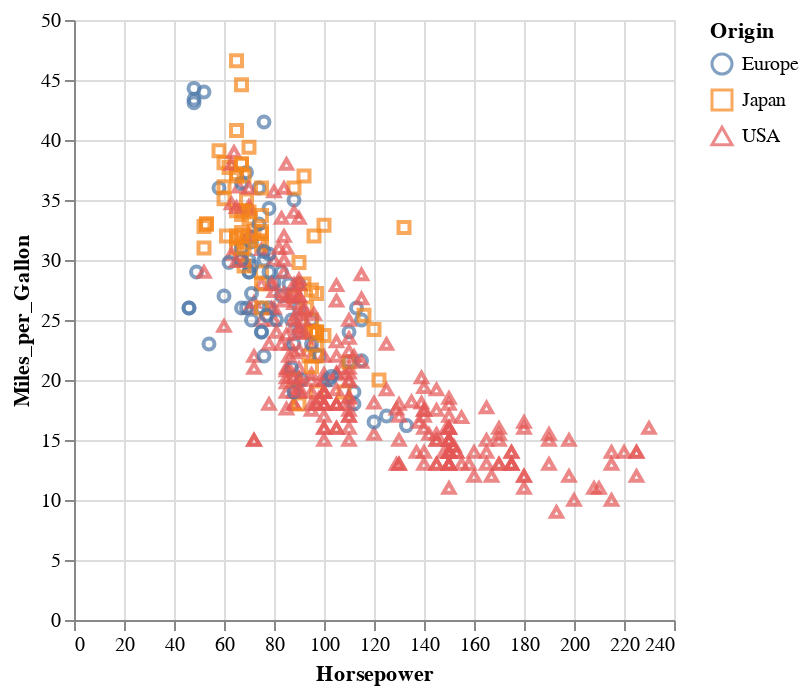

Write notebook code for a chart like this one.
### Code cell
alt.Chart(cars).mark_point().encode(
    x='Horsepower',
    y='Miles_per_Gallon',
    color='Origin', # set based on the variable/feature name
    shape='Origin'
)

### Figure 1 — Vega-Lite specification as saved in the notebook (floating-point values rounded to 4 significant figures; data arrays with more than 128 entries replaced by an {"elided": "..."} marker saying what was removed)
{"config": {"view": {"continuousWidth": 300, "continuousHeight": 300}}, "data": {"name": "data-f02450ab61490a1363517a0190416235"}, "mark": {"type": "point"}, "encoding": {"color": {"field": "Origin", "type": "nominal"}, "shape": {"field": "Origin", "type": "nominal"}, "x": {"field": "Horsepower", "type": "quantitative"}, "y": {"field": "Miles_per_Gallon", "type": "quantitative"}}, "$schema": "https://vega.github.io/schema/vega-lite/v5.16.3.json", "datasets": {"data-f02450ab61490a1363517a0190416235": {"elided": "406 records"}}}
